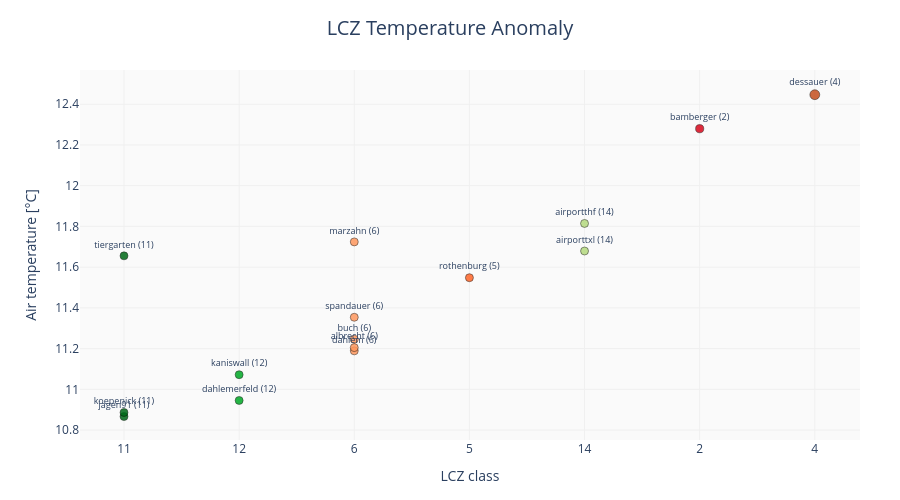

The notebook cell saved with this chart:
### Markdown cell above
**Interpretation**: the Cleveland dot plot shows, for each station, its mean temperature (dot colored by LCZ) connected by a gray line to the reference value (the overall spatial mean, gray dot). The farther the colored dot is from the reference dot, the larger that station's anomaly — this view is useful for comparing absolute temperature magnitudes, not just the deviation.

### Code cell
fig_scatter = lcz_anomaly(
    lcz_map_path, df,
    var="airT", station_id="station",
    plot_type="scatter",
    year=2019,
)
fig_scatter.show()

### Figure 1 — Plotly figure (JSON) as saved in the notebook; plotly's stock layout.template omitted (floating-point values rounded to 4 significant figures)
{"data": [{"customdata": [-0.59, -0.57, -0.52, -0.39, -0.27, -0.26, -0.21, -0.11, 0.09, 0.19, 0.22, 0.26, 0.35, 0.82, 0.99], "hovertemplate": "<b>%{text}</b><br>LCZ: %{x}<br>Air temperature [°C]: %{y:.2f}<br>Anomaly [°C]: %{customdata:.2f}<extra></extra>", "marker": {"color": ["#006A18", "#006A18", "#00A926", "#00A926", "#FF985E", "#FF985E", "#FF985E", "#FF985E", "#FF6628", "#006A18", "#B5DA7F", "#FF985E", "#B5DA7F", "#D9081C", "#C54F1E"], "line": {"color": "black", "width": 0.5}, "opacity": 0.85, "size": [8, 8, 8, 8, 8, 8, 8, 8, 8, 8, 8, 8, 8, 8.2, 9.9]}, "mode": "markers+text", "text": ["jagen91 (11)", "koepenick (11)", "dahlemerfeld (12)", "kaniswall (12)", "dahlem (6)", "albrecht (6)", "buch (6)", "spandauer (6)", "rothenburg (5)", "tiergarten (11)", "airporttxl (14)", "marzahn (6)", "airportthf (14)", "bamberger (2)", "dessauer (4)"], "textfont": {"size": 9}, "textposition": "top center", "type": "scatter", "x": ["11", "11", "12", "12", "6", "6", "6", "6", "5", "11", "14", "6", "14", "2", "4"], "y": [10.87, 10.89, 10.95, 11.07, 11.19, 11.2, 11.25, 11.35, 11.55, 11.66, 11.68, 11.72, 11.81, 12.28, 12.45]}], "layout": {"height": 500, "hoverlabel": {"bgcolor": "white", "font": {"size": 13}}, "margin": {"b": 60, "l": 80, "r": 40, "t": 70}, "paper_bgcolor": "white", "plot_bgcolor": "#fafafa", "title": {"font": {"size": 20}, "text": "LCZ Temperature Anomaly", "x": 0.5, "xanchor": "center"}, "xaxis": {"gridcolor": "#f0f0f0", "tickfont": {"size": 12}, "title": {"font": {"size": 14}, "text": "LCZ class"}}, "yaxis": {"gridcolor": "#f0f0f0", "tickfont": {"size": 12}, "title": {"font": {"size": 14}, "text": "Air temperature [°C]"}}}}
